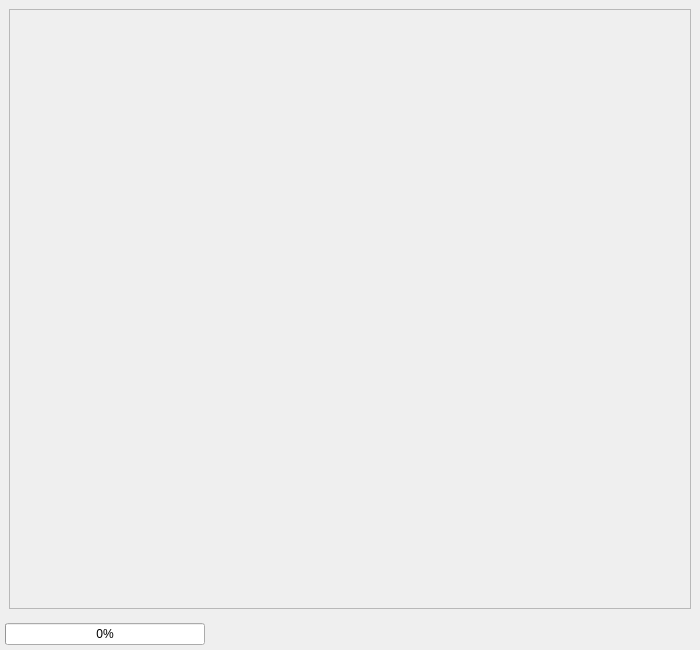
<?xml version="1.0" encoding="UTF-8"?>
<ui version="4.0">
 <class>SCSimReportPopup</class>
 <widget class="QDialog" name="SCSimReportPopup">
  <property name="geometry">
   <rect>
    <x>0</x>
    <y>0</y>
    <width>700</width>
    <height>650</height>
   </rect>
  </property>
  <property name="windowTitle">
   <string>Result</string>
  </property>
  <layout class="QVBoxLayout" name="verticalLayout">
   <property name="spacing">
    <number>0</number>
   </property>
   <property name="leftMargin">
    <number>0</number>
   </property>
   <property name="topMargin">
    <number>0</number>
   </property>
   <property name="rightMargin">
    <number>0</number>
   </property>
   <property name="bottomMargin">
    <number>0</number>
   </property>
   <item>
    <widget class="QWidget" name="widget" native="true">
     <layout class="QVBoxLayout" name="verticalLayout_3">
      <item>
       <widget class="QScrollArea" name="scrollArea">
        <property name="widgetResizable">
         <bool>true</bool>
        </property>
        <widget class="QWidget" name="scrollAreaContents">
         <property name="geometry">
          <rect>
           <x>0</x>
           <y>0</y>
           <width>680</width>
           <height>596</height>
          </rect>
         </property>
         <layout class="QVBoxLayout" name="verticalLayout_2">
          <item>
           <widget class="PlotPanel" name="voltPlot" native="true"/>
          </item>
          <item>
           <spacer name="verticalSpacer">
            <property name="orientation">
             <enum>Qt::Vertical</enum>
            </property>
            <property name="sizeHint" stdset="0">
             <size>
              <width>20</width>
              <height>40</height>
             </size>
            </property>
           </spacer>
          </item>
         </layout>
        </widget>
       </widget>
      </item>
     </layout>
    </widget>
   </item>
   <item>
    <widget class="QWidget" name="statusBar" native="true">
     <layout class="QHBoxLayout" name="horizontalLayout">
      <property name="spacing">
       <number>5</number>
      </property>
      <property name="leftMargin">
       <number>5</number>
      </property>
      <property name="topMargin">
       <number>5</number>
      </property>
      <property name="rightMargin">
       <number>5</number>
      </property>
      <property name="bottomMargin">
       <number>5</number>
      </property>
      <item>
       <widget class="QProgressBar" name="progressBar">
        <property name="sizePolicy">
         <sizepolicy hsizetype="Fixed" vsizetype="Fixed">
          <horstretch>0</horstretch>
          <verstretch>0</verstretch>
         </sizepolicy>
        </property>
        <property name="minimumSize">
         <size>
          <width>200</width>
          <height>0</height>
         </size>
        </property>
        <property name="value">
         <number>0</number>
        </property>
       </widget>
      </item>
      <item>
       <widget class="QLabel" name="msgLabel">
        <property name="text">
         <string/>
        </property>
        <property name="wordWrap">
         <bool>true</bool>
        </property>
       </widget>
      </item>
     </layout>
    </widget>
   </item>
  </layout>
 </widget>
 <customwidgets>
  <customwidget>
   <class>PlotPanel</class>
   <extends>QWidget</extends>
   <header>view/plotpanel.h</header>
   <container>1</container>
  </customwidget>
 </customwidgets>
 <resources/>
 <connections/>
</ui>
